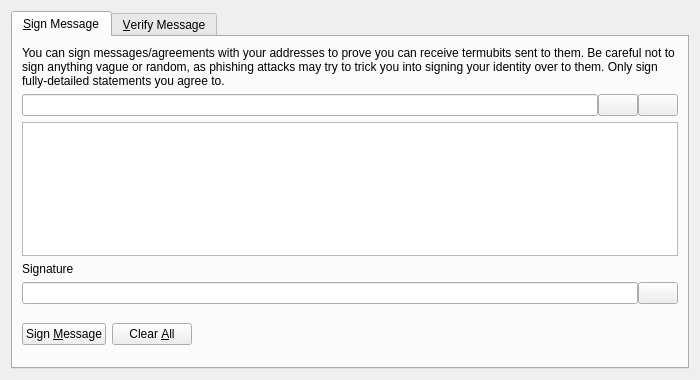
<?xml version="1.0" encoding="UTF-8"?>
<ui version="4.0">
 <class>SignVerifyMessageDialog</class>
 <widget class="QDialog" name="SignVerifyMessageDialog">
  <property name="geometry">
   <rect>
    <x>0</x>
    <y>0</y>
    <width>700</width>
    <height>380</height>
   </rect>
  </property>
  <property name="windowTitle">
   <string>Signatures - Sign / Verify a Message</string>
  </property>
  <property name="modal">
   <bool>true</bool>
  </property>
  <layout class="QVBoxLayout" name="verticalLayout">
   <item>
    <widget class="QTabWidget" name="tabWidget">
     <property name="currentIndex">
      <number>0</number>
     </property>
     <widget class="QWidget" name="tabSignMessage">
      <attribute name="title">
       <string>&amp;Sign Message</string>
      </attribute>
      <layout class="QVBoxLayout" name="verticalLayout_SM">
       <item>
        <widget class="QLabel" name="infoLabel_SM">
         <property name="text">
          <string>You can sign messages/agreements with your addresses to prove you can receive termubits sent to them. Be careful not to sign anything vague or random, as phishing attacks may try to trick you into signing your identity over to them. Only sign fully-detailed statements you agree to.</string>
         </property>
         <property name="textFormat">
          <enum>Qt::PlainText</enum>
         </property>
         <property name="wordWrap">
          <bool>true</bool>
         </property>
        </widget>
       </item>
       <item>
        <layout class="QHBoxLayout" name="horizontalLayout_1_SM">
         <property name="spacing">
          <number>0</number>
         </property>
         <item>
          <widget class="QValidatedLineEdit" name="addressIn_SM">
           <property name="toolTip">
            <string>The Termubit address to sign the message with</string>
           </property>
          </widget>
         </item>
         <item>
          <widget class="QPushButton" name="addressBookButton_SM">
           <property name="toolTip">
            <string>Choose previously used address</string>
           </property>
           <property name="text">
            <string/>
           </property>
           <property name="icon">
            <iconset resource="../bitcoin.qrc">
             <normaloff>:/icons/address-book</normaloff>:/icons/address-book</iconset>
           </property>
           <property name="shortcut">
            <string>Alt+A</string>
           </property>
           <property name="autoDefault">
            <bool>false</bool>
           </property>
          </widget>
         </item>
         <item>
          <widget class="QPushButton" name="pasteButton_SM">
           <property name="toolTip">
            <string>Paste address from clipboard</string>
           </property>
           <property name="text">
            <string/>
           </property>
           <property name="icon">
            <iconset resource="../bitcoin.qrc">
             <normaloff>:/icons/editpaste</normaloff>:/icons/editpaste</iconset>
           </property>
           <property name="shortcut">
            <string>Alt+P</string>
           </property>
           <property name="autoDefault">
            <bool>false</bool>
           </property>
          </widget>
         </item>
        </layout>
       </item>
       <item>
        <widget class="QPlainTextEdit" name="messageIn_SM">
         <property name="toolTip">
          <string>Enter the message you want to sign here</string>
         </property>
        </widget>
       </item>
       <item>
        <widget class="QLabel" name="signatureLabel_SM">
         <property name="text">
          <string>Signature</string>
         </property>
         <property name="textFormat">
          <enum>Qt::PlainText</enum>
         </property>
        </widget>
       </item>
       <item>
        <layout class="QHBoxLayout" name="horizontalLayout_2_SM">
         <property name="spacing">
          <number>0</number>
         </property>
         <item>
          <widget class="QLineEdit" name="signatureOut_SM">
           <property name="font">
            <font>
             <italic>true</italic>
            </font>
           </property>
           <property name="readOnly">
            <bool>true</bool>
           </property>
          </widget>
         </item>
         <item>
          <widget class="QPushButton" name="copySignatureButton_SM">
           <property name="toolTip">
            <string>Copy the current signature to the system clipboard</string>
           </property>
           <property name="text">
            <string/>
           </property>
           <property name="icon">
            <iconset resource="../bitcoin.qrc">
             <normaloff>:/icons/editcopy</normaloff>:/icons/editcopy</iconset>
           </property>
           <property name="autoDefault">
            <bool>false</bool>
           </property>
          </widget>
         </item>
        </layout>
       </item>
       <item>
        <layout class="QHBoxLayout" name="horizontalLayout_3_SM">
         <item>
          <widget class="QPushButton" name="signMessageButton_SM">
           <property name="toolTip">
            <string>Sign the message to prove you own this Termubit address</string>
           </property>
           <property name="text">
            <string>Sign &amp;Message</string>
           </property>
           <property name="icon">
            <iconset resource="../bitcoin.qrc">
             <normaloff>:/icons/edit</normaloff>:/icons/edit</iconset>
           </property>
           <property name="autoDefault">
            <bool>false</bool>
           </property>
          </widget>
         </item>
         <item>
          <widget class="QPushButton" name="clearButton_SM">
           <property name="toolTip">
            <string>Reset all sign message fields</string>
           </property>
           <property name="text">
            <string>Clear &amp;All</string>
           </property>
           <property name="icon">
            <iconset resource="../bitcoin.qrc">
             <normaloff>:/icons/remove</normaloff>:/icons/remove</iconset>
           </property>
           <property name="autoDefault">
            <bool>false</bool>
           </property>
          </widget>
         </item>
         <item>
          <spacer name="horizontalSpacer_1_SM">
           <property name="orientation">
            <enum>Qt::Horizontal</enum>
           </property>
           <property name="sizeHint" stdset="0">
            <size>
             <width>40</width>
             <height>48</height>
            </size>
           </property>
          </spacer>
         </item>
         <item>
          <widget class="QLabel" name="statusLabel_SM">
           <property name="font">
            <font>
             <weight>75</weight>
             <bold>true</bold>
            </font>
           </property>
           <property name="text">
            <string/>
           </property>
           <property name="wordWrap">
            <bool>true</bool>
           </property>
          </widget>
         </item>
         <item>
          <spacer name="horizontalSpacer_2_SM">
           <property name="orientation">
            <enum>Qt::Horizontal</enum>
           </property>
           <property name="sizeHint" stdset="0">
            <size>
             <width>40</width>
             <height>48</height>
            </size>
           </property>
          </spacer>
         </item>
        </layout>
       </item>
      </layout>
     </widget>
     <widget class="QWidget" name="tabVerifyMessage">
      <attribute name="title">
       <string>&amp;Verify Message</string>
      </attribute>
      <layout class="QVBoxLayout" name="verticalLayout_VM">
       <item>
        <widget class="QLabel" name="infoLabel_VM">
         <property name="text">
          <string>Enter the receiver's address, message (ensure you copy line breaks, spaces, tabs, etc. exactly) and signature below to verify the message. Be careful not to read more into the signature than what is in the signed message itself, to avoid being tricked by a man-in-the-middle attack. Note that this only proves the signing party receives with the address, it cannot prove sendership of any transaction!</string>
         </property>
         <property name="textFormat">
          <enum>Qt::PlainText</enum>
         </property>
         <property name="alignment">
          <set>Qt::AlignLeading|Qt::AlignLeft|Qt::AlignTop</set>
         </property>
         <property name="wordWrap">
          <bool>true</bool>
         </property>
        </widget>
       </item>
       <item>
        <layout class="QHBoxLayout" name="horizontalLayout_1_VM">
         <property name="spacing">
          <number>0</number>
         </property>
         <item>
          <widget class="QValidatedLineEdit" name="addressIn_VM">
           <property name="toolTip">
            <string>The Termubit address the message was signed with</string>
           </property>
          </widget>
         </item>
         <item>
          <widget class="QPushButton" name="addressBookButton_VM">
           <property name="toolTip">
            <string>Choose previously used address</string>
           </property>
           <property name="text">
            <string/>
           </property>
           <property name="icon">
            <iconset resource="../bitcoin.qrc">
             <normaloff>:/icons/address-book</normaloff>:/icons/address-book</iconset>
           </property>
           <property name="shortcut">
            <string>Alt+A</string>
           </property>
           <property name="autoDefault">
            <bool>false</bool>
           </property>
          </widget>
         </item>
        </layout>
       </item>
       <item>
        <widget class="QPlainTextEdit" name="messageIn_VM"/>
       </item>
       <item>
        <widget class="QValidatedLineEdit" name="signatureIn_VM"/>
       </item>
       <item>
        <layout class="QHBoxLayout" name="horizontalLayout_2_VM">
         <item>
          <widget class="QPushButton" name="verifyMessageButton_VM">
           <property name="toolTip">
            <string>Verify the message to ensure it was signed with the specified Termubit address</string>
           </property>
           <property name="text">
            <string>Verify &amp;Message</string>
           </property>
           <property name="icon">
            <iconset resource="../bitcoin.qrc">
             <normaloff>:/icons/transaction_0</normaloff>:/icons/transaction_0</iconset>
           </property>
           <property name="autoDefault">
            <bool>false</bool>
           </property>
          </widget>
         </item>
         <item>
          <widget class="QPushButton" name="clearButton_VM">
           <property name="toolTip">
            <string>Reset all verify message fields</string>
           </property>
           <property name="text">
            <string>Clear &amp;All</string>
           </property>
           <property name="icon">
            <iconset resource="../bitcoin.qrc">
             <normaloff>:/icons/remove</normaloff>:/icons/remove</iconset>
           </property>
           <property name="autoDefault">
            <bool>false</bool>
           </property>
          </widget>
         </item>
         <item>
          <spacer name="horizontalSpacer_1_VM">
           <property name="orientation">
            <enum>Qt::Horizontal</enum>
           </property>
           <property name="sizeHint" stdset="0">
            <size>
             <width>40</width>
             <height>48</height>
            </size>
           </property>
          </spacer>
         </item>
         <item>
          <widget class="QLabel" name="statusLabel_VM">
           <property name="font">
            <font>
             <weight>75</weight>
             <bold>true</bold>
            </font>
           </property>
           <property name="text">
            <string/>
           </property>
           <property name="wordWrap">
            <bool>true</bool>
           </property>
          </widget>
         </item>
         <item>
          <spacer name="horizontalSpacer_2_VM">
           <property name="orientation">
            <enum>Qt::Horizontal</enum>
           </property>
           <property name="sizeHint" stdset="0">
            <size>
             <width>40</width>
             <height>48</height>
            </size>
           </property>
          </spacer>
         </item>
        </layout>
       </item>
      </layout>
     </widget>
    </widget>
   </item>
  </layout>
 </widget>
 <customwidgets>
  <customwidget>
   <class>QValidatedLineEdit</class>
   <extends>QLineEdit</extends>
   <header>qvalidatedlineedit.h</header>
  </customwidget>
 </customwidgets>
 <resources>
  <include location="../bitcoin.qrc"/>
 </resources>
 <connections/>
</ui>
